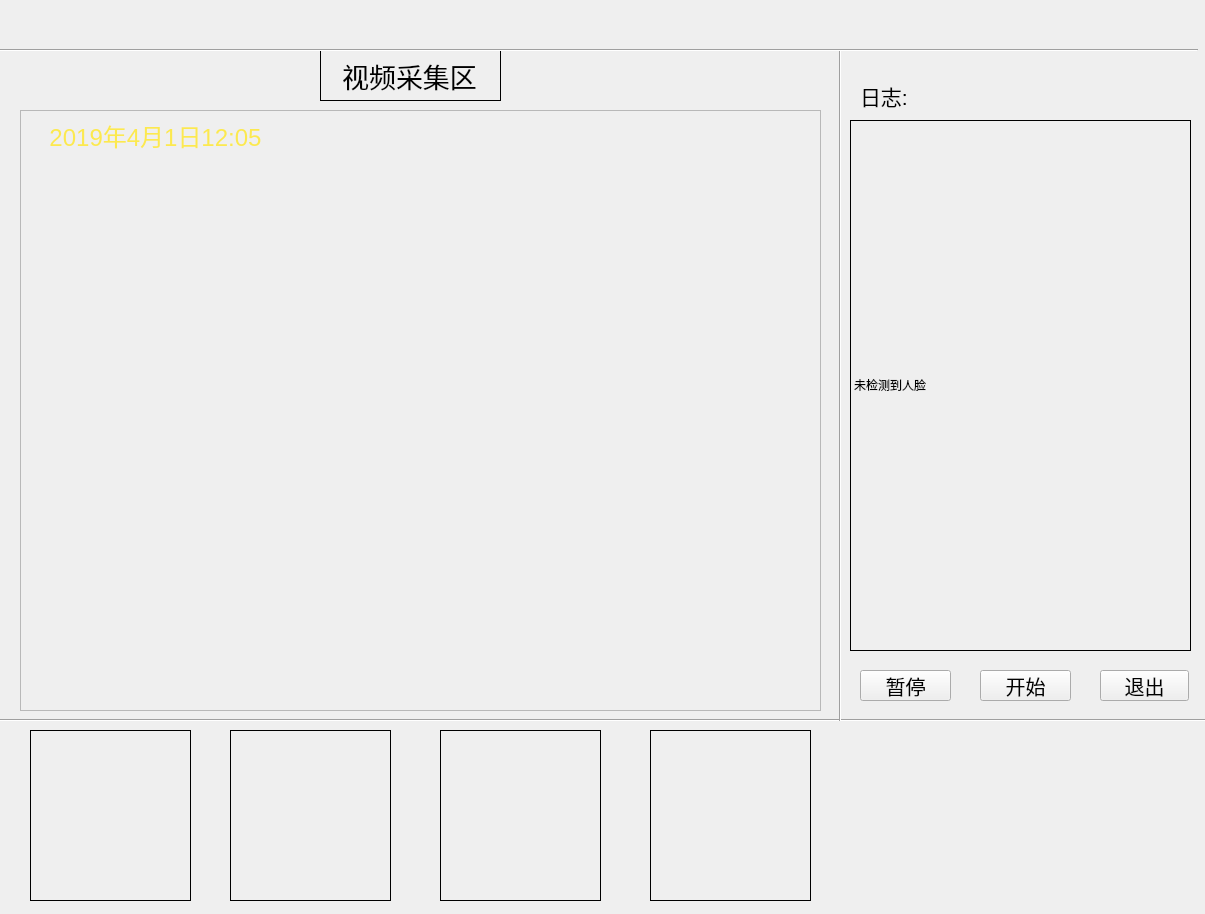
<?xml version="1.0" encoding="UTF-8"?>
<ui version="4.0">
 <class>Form</class>
 <widget class="QWidget" name="Form">
  <property name="enabled">
   <bool>true</bool>
  </property>
  <property name="geometry">
   <rect>
    <x>0</x>
    <y>0</y>
    <width>1205</width>
    <height>914</height>
   </rect>
  </property>
  <property name="windowTitle">
   <string>Form</string>
  </property>
  <widget class="QPushButton" name="startBtn">
   <property name="geometry">
    <rect>
     <x>980</x>
     <y>670</y>
     <width>91</width>
     <height>31</height>
    </rect>
   </property>
   <property name="font">
    <font>
     <pointsize>15</pointsize>
    </font>
   </property>
   <property name="text">
    <string>开始</string>
   </property>
   <property name="icon">
    <iconset>
     <normaloff>startBtn.png</normaloff>startBtn.png</iconset>
   </property>
   <property name="iconSize">
    <size>
     <width>20</width>
     <height>20</height>
    </size>
   </property>
   <property name="default">
    <bool>false</bool>
   </property>
  </widget>
  <widget class="QPushButton" name="quitBtn">
   <property name="geometry">
    <rect>
     <x>1100</x>
     <y>670</y>
     <width>89</width>
     <height>31</height>
    </rect>
   </property>
   <property name="font">
    <font>
     <pointsize>15</pointsize>
    </font>
   </property>
   <property name="text">
    <string>退出</string>
   </property>
   <property name="icon">
    <iconset>
     <normaloff>quit.png</normaloff>quit.png</iconset>
   </property>
   <property name="iconSize">
    <size>
     <width>20</width>
     <height>20</height>
    </size>
   </property>
  </widget>
  <widget class="QLabel" name="videolabel">
   <property name="geometry">
    <rect>
     <x>20</x>
     <y>110</y>
     <width>801</width>
     <height>601</height>
    </rect>
   </property>
   <property name="frameShape">
    <enum>QFrame::StyledPanel</enum>
   </property>
   <property name="text">
    <string/>
   </property>
   <property name="pixmap">
    <pixmap>f68344aaecc56cc0c1654e32ee07e94f.jpg</pixmap>
   </property>
   <property name="openExternalLinks">
    <bool>false</bool>
   </property>
  </widget>
  <widget class="QLabel" name="recoFaceLabel">
   <property name="geometry">
    <rect>
     <x>850</x>
     <y>120</y>
     <width>341</width>
     <height>531</height>
    </rect>
   </property>
   <property name="styleSheet">
    <string notr="true">color: qradialgradient(spread:repeat, cx:0.5, cy:0.5, radius:0.077, fx:0.5, fy:0.5, stop:0 rgba(0, 169, 255, 147), stop:0.497326 rgba(0, 0, 0, 147), stop:1 rgba(0, 169, 255, 147));</string>
   </property>
   <property name="frameShape">
    <enum>QFrame::Box</enum>
   </property>
   <property name="text">
    <string>&lt;html&gt;&lt;head/&gt;&lt;body&gt;&lt;p&gt;未检测到人脸&lt;/p&gt;&lt;/body&gt;&lt;/html&gt;</string>
   </property>
  </widget>
  <widget class="QLabel" name="label_0">
   <property name="geometry">
    <rect>
     <x>320</x>
     <y>50</y>
     <width>181</width>
     <height>51</height>
    </rect>
   </property>
   <property name="font">
    <font>
     <family>KacstArt</family>
     <pointsize>20</pointsize>
     <weight>50</weight>
     <italic>false</italic>
     <bold>false</bold>
    </font>
   </property>
   <property name="layoutDirection">
    <enum>Qt::LeftToRight</enum>
   </property>
   <property name="frameShape">
    <enum>QFrame::Box</enum>
   </property>
   <property name="text">
    <string>  视频采集区</string>
   </property>
  </widget>
  <widget class="QLabel" name="label_1">
   <property name="geometry">
    <rect>
     <x>30</x>
     <y>730</y>
     <width>161</width>
     <height>171</height>
    </rect>
   </property>
   <property name="frameShape">
    <enum>QFrame::Box</enum>
   </property>
   <property name="text">
    <string/>
   </property>
  </widget>
  <widget class="QLabel" name="label_2">
   <property name="geometry">
    <rect>
     <x>230</x>
     <y>730</y>
     <width>161</width>
     <height>171</height>
    </rect>
   </property>
   <property name="frameShape">
    <enum>QFrame::Box</enum>
   </property>
   <property name="text">
    <string/>
   </property>
  </widget>
  <widget class="QLabel" name="label_3">
   <property name="geometry">
    <rect>
     <x>440</x>
     <y>730</y>
     <width>161</width>
     <height>171</height>
    </rect>
   </property>
   <property name="frameShape">
    <enum>QFrame::Box</enum>
   </property>
   <property name="text">
    <string/>
   </property>
  </widget>
  <widget class="QLabel" name="label_4">
   <property name="geometry">
    <rect>
     <x>650</x>
     <y>730</y>
     <width>161</width>
     <height>171</height>
    </rect>
   </property>
   <property name="frameShape">
    <enum>QFrame::Box</enum>
   </property>
   <property name="text">
    <string/>
   </property>
  </widget>
  <widget class="Line" name="line">
   <property name="geometry">
    <rect>
     <x>0</x>
     <y>710</y>
     <width>1221</width>
     <height>20</height>
    </rect>
   </property>
   <property name="orientation">
    <enum>Qt::Horizontal</enum>
   </property>
  </widget>
  <widget class="Line" name="line_2">
   <property name="geometry">
    <rect>
     <x>830</x>
     <y>50</y>
     <width>20</width>
     <height>671</height>
    </rect>
   </property>
   <property name="orientation">
    <enum>Qt::Vertical</enum>
   </property>
  </widget>
  <widget class="Line" name="line_4">
   <property name="geometry">
    <rect>
     <x>-3</x>
     <y>40</y>
     <width>1201</width>
     <height>20</height>
    </rect>
   </property>
   <property name="orientation">
    <enum>Qt::Horizontal</enum>
   </property>
  </widget>
  <widget class="QLabel" name="timeLabel">
   <property name="geometry">
    <rect>
     <x>20</x>
     <y>110</y>
     <width>271</width>
     <height>51</height>
    </rect>
   </property>
   <property name="text">
    <string>&lt;html&gt;&lt;head/&gt;&lt;body&gt;&lt;p align=&quot;center&quot;&gt;&lt;span style=&quot; font-size:18pt; color:#fce94f;&quot;&gt;2019年4月1日12:05&lt;/span&gt;&lt;/p&gt;&lt;/body&gt;&lt;/html&gt;</string>
   </property>
  </widget>
  <widget class="QPushButton" name="pauseBtn">
   <property name="geometry">
    <rect>
     <x>860</x>
     <y>670</y>
     <width>91</width>
     <height>31</height>
    </rect>
   </property>
   <property name="font">
    <font>
     <pointsize>15</pointsize>
    </font>
   </property>
   <property name="text">
    <string>暂停</string>
   </property>
   <property name="icon">
    <iconset>
     <normaloff>Start.png</normaloff>Start.png</iconset>
   </property>
   <property name="iconSize">
    <size>
     <width>30</width>
     <height>30</height>
    </size>
   </property>
  </widget>
  <widget class="QLabel" name="logLabel">
   <property name="geometry">
    <rect>
     <x>860</x>
     <y>80</y>
     <width>221</width>
     <height>31</height>
    </rect>
   </property>
   <property name="text">
    <string>&lt;html&gt;&lt;head/&gt;&lt;body&gt;&lt;p&gt;&lt;span style=&quot; font-size:16pt;&quot;&gt;日志:&lt;/span&gt;&lt;/p&gt;&lt;/body&gt;&lt;/html&gt;</string>
   </property>
   <property name="textFormat">
    <enum>Qt::AutoText</enum>
   </property>
  </widget>
  <zorder>videolabel</zorder>
  <zorder>startBtn</zorder>
  <zorder>quitBtn</zorder>
  <zorder>recoFaceLabel</zorder>
  <zorder>label_0</zorder>
  <zorder>label_1</zorder>
  <zorder>label_2</zorder>
  <zorder>label_3</zorder>
  <zorder>label_4</zorder>
  <zorder>line</zorder>
  <zorder>line_2</zorder>
  <zorder>line_4</zorder>
  <zorder>timeLabel</zorder>
  <zorder>pauseBtn</zorder>
  <zorder>logLabel</zorder>
 </widget>
 <resources/>
 <connections>
  <connection>
   <sender>quitBtn</sender>
   <signal>clicked()</signal>
   <receiver>Form</receiver>
   <slot>close()</slot>
   <hints>
    <hint type="sourcelabel">
     <x>1100</x>
     <y>688</y>
    </hint>
    <hint type="destinationlabel">
     <x>81</x>
     <y>480</y>
    </hint>
   </hints>
  </connection>
 </connections>
</ui>
